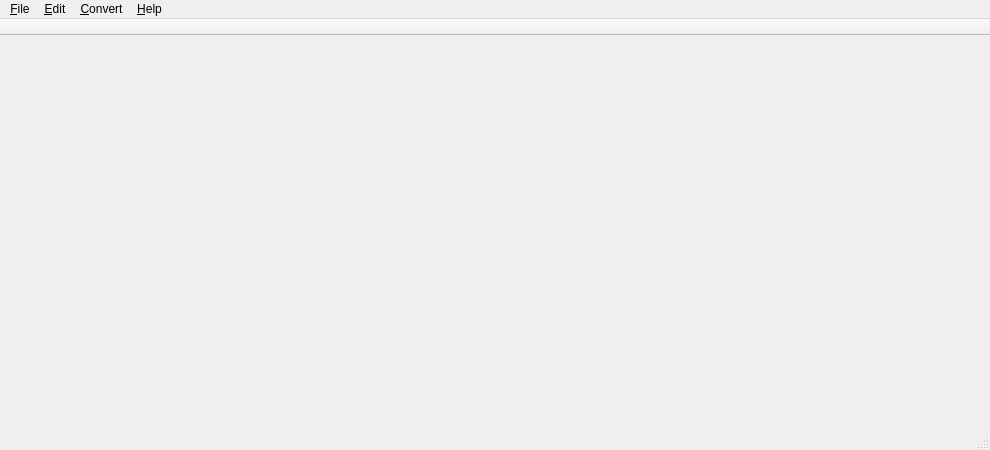
<?xml version="1.0" encoding="UTF-8"?>
<ui version="4.0">
 <class>MainWindow</class>
 <widget class="QMainWindow" name="MainWindow">
  <property name="windowModality">
   <enum>Qt::ApplicationModal</enum>
  </property>
  <property name="geometry">
   <rect>
    <x>0</x>
    <y>0</y>
    <width>990</width>
    <height>450</height>
   </rect>
  </property>
  <property name="minimumSize">
   <size>
    <width>450</width>
    <height>250</height>
   </size>
  </property>
  <property name="windowTitle">
   <string>MystiQ Media Converter</string>
  </property>
  <property name="windowIcon">
   <iconset resource="../images.qrc">
    <normaloff>:/app/icons/mystiq.svg</normaloff>:/app/icons/mystiq.svg</iconset>
  </property>
  <property name="autoFillBackground">
   <bool>true</bool>
  </property>
  <property name="styleSheet">
   <string notr="true"/>
  </property>
  <property name="iconSize">
   <size>
    <width>22</width>
    <height>22</height>
   </size>
  </property>
  <property name="toolButtonStyle">
   <enum>Qt::ToolButtonTextUnderIcon</enum>
  </property>
  <property name="animated">
   <bool>false</bool>
  </property>
  <property name="documentMode">
   <bool>false</bool>
  </property>
  <property name="dockNestingEnabled">
   <bool>false</bool>
  </property>
  <widget class="QWidget" name="centralWidget">
   <layout class="QGridLayout" name="gridLayout_3">
    <property name="leftMargin">
     <number>1</number>
    </property>
    <property name="topMargin">
     <number>1</number>
    </property>
    <property name="rightMargin">
     <number>1</number>
    </property>
    <property name="bottomMargin">
     <number>0</number>
    </property>
    <property name="spacing">
     <number>0</number>
    </property>
    <item row="0" column="0" colspan="2">
     <layout class="QVBoxLayout" name="layoutListPlaceholder">
      <property name="spacing">
       <number>0</number>
      </property>
      <property name="sizeConstraint">
       <enum>QLayout::SetMaximumSize</enum>
      </property>
      <property name="leftMargin">
       <number>0</number>
      </property>
      <property name="topMargin">
       <number>0</number>
      </property>
      <property name="rightMargin">
       <number>0</number>
      </property>
      <property name="bottomMargin">
       <number>0</number>
      </property>
     </layout>
    </item>
   </layout>
  </widget>
  <widget class="QMenuBar" name="menuBar">
   <property name="geometry">
    <rect>
     <x>0</x>
     <y>0</y>
     <width>990</width>
     <height>29</height>
    </rect>
   </property>
   <property name="nativeMenuBar">
    <bool>true</bool>
   </property>
   <widget class="QMenu" name="menuFile">
    <property name="title">
     <string>&amp;File</string>
    </property>
    <addaction name="actionAddFiles"/>
    <addaction name="actionOptions"/>
    <addaction name="separator"/>
    <addaction name="actionExit"/>
   </widget>
   <widget class="QMenu" name="menuConvert">
    <property name="title">
     <string>&amp;Convert</string>
    </property>
    <addaction name="actionStartConversion"/>
    <addaction name="actionStopConversion"/>
    <addaction name="actionRetry"/>
    <addaction name="actionRetryAll"/>
    <addaction name="separator"/>
    <addaction name="actionPoweroff"/>
   </widget>
   <widget class="QMenu" name="menuAbout">
    <property name="title">
     <string>&amp;Help</string>
    </property>
    <addaction name="actionHelpMystiQDialog"/>
    <addaction name="separator"/>
    <addaction name="actionReport"/>
    <addaction name="actionCheckUpdate"/>
    <addaction name="separator"/>
    <addaction name="actionAbout"/>
    <addaction name="actionAboutFFmpeg"/>
    <addaction name="actionAboutQt"/>
    <addaction name="separator"/>
    <addaction name="actionDonate"/>
   </widget>
   <widget class="QMenu" name="menuEdit">
    <property name="title">
     <string>&amp;Edit</string>
    </property>
    <addaction name="actionRemoveSelectedItems"/>
    <addaction name="actionRemoveCompletedItems"/>
    <addaction name="actionClearList"/>
    <addaction name="separator"/>
    <addaction name="actionOpenOutputFolder"/>
    <addaction name="actionSetParameters"/>
    <addaction name="actionChangeOutputFilename"/>
    <addaction name="actionChangeOutputDirectory"/>
    <addaction name="actionShowErrorMessage"/>
    <addaction name="actionCut"/>
   </widget>
   <addaction name="menuFile"/>
   <addaction name="menuEdit"/>
   <addaction name="menuConvert"/>
   <addaction name="menuAbout"/>
  </widget>
  <widget class="QStatusBar" name="statusBar"/>
  <widget class="QToolBar" name="toolBar">
   <property name="contextMenuPolicy">
    <enum>Qt::DefaultContextMenu</enum>
   </property>
   <property name="windowTitle">
    <string notr="true">MystiQ</string>
   </property>
   <property name="autoFillBackground">
    <bool>false</bool>
   </property>
   <property name="inputMethodHints">
    <set>Qt::ImhNone</set>
   </property>
   <property name="movable">
    <bool>false</bool>
   </property>
   <property name="allowedAreas">
    <set>Qt::AllToolBarAreas</set>
   </property>
   <property name="iconSize">
    <size>
     <width>25</width>
     <height>25</height>
    </size>
   </property>
   <property name="toolButtonStyle">
    <enum>Qt::ToolButtonTextUnderIcon</enum>
   </property>
   <property name="floatable">
    <bool>false</bool>
   </property>
   <attribute name="toolBarArea">
    <enum>TopToolBarArea</enum>
   </attribute>
   <attribute name="toolBarBreak">
    <bool>false</bool>
   </attribute>
  </widget>
  <action name="actionAddFiles">
   <property name="icon">
    <iconset resource="../images.qrc">
     <normaloff>:/actions/icons/add.svg</normaloff>:/actions/icons/add.svg</iconset>
   </property>
   <property name="text">
    <string>&amp;Add Files</string>
   </property>
   <property name="statusTip">
    <string>Add files for conversion.</string>
   </property>
   <property name="shortcut">
    <string>Ctrl+N</string>
   </property>
   <property name="autoRepeat">
    <bool>false</bool>
   </property>
   <property name="visible">
    <bool>true</bool>
   </property>
   <property name="shortcutVisibleInContextMenu">
    <bool>false</bool>
   </property>
  </action>
  <action name="actionExit">
   <property name="icon">
    <iconset resource="../images.qrc">
     <normaloff>:/actions/icons/exit.svg</normaloff>:/actions/icons/exit.svg</iconset>
   </property>
   <property name="text">
    <string>E&amp;xit</string>
   </property>
   <property name="statusTip">
    <string>Exit the program.</string>
   </property>
  </action>
  <action name="actionStartConversion">
   <property name="icon">
    <iconset resource="../images.qrc">
     <normaloff>:/actions/icons/convert.svg</normaloff>:/actions/icons/convert.svg</iconset>
   </property>
   <property name="text">
    <string>&amp;Convert</string>
   </property>
   <property name="statusTip">
    <string>Start conversion process.</string>
   </property>
   <property name="shortcut">
    <string>F5</string>
   </property>
  </action>
  <action name="actionStopConversion">
   <property name="icon">
    <iconset resource="../images.qrc">
     <normaloff>:/actions/icons/stop.svg</normaloff>:/actions/icons/stop.svg</iconset>
   </property>
   <property name="text">
    <string>S&amp;top</string>
   </property>
   <property name="statusTip">
    <string>Stop conversion process.</string>
   </property>
  </action>
  <action name="actionSetParameters">
   <property name="icon">
    <iconset resource="../images.qrc">
     <normaloff>:/actions/icons/settings.svg</normaloff>:/actions/icons/settings.svg</iconset>
   </property>
   <property name="text">
    <string>Set &amp;Parameters</string>
   </property>
   <property name="iconText">
    <string extracomment="Edit output file parameters.">Set Parameters</string>
   </property>
   <property name="statusTip">
    <string>Edit conversion parameters of selected files.</string>
   </property>
  </action>
  <action name="actionAboutQt">
   <property name="icon">
    <iconset resource="../images.qrc">
     <normaloff>:/actions/icons/qt.svg</normaloff>:/actions/icons/qt.svg</iconset>
   </property>
   <property name="text">
    <string>About &amp;Qt</string>
   </property>
   <property name="statusTip">
    <string>About Qt</string>
   </property>
  </action>
  <action name="actionOpenOutputFolder">
   <property name="icon">
    <iconset resource="../images.qrc">
     <normaloff>:/actions/icons/open_folder.svg</normaloff>:/actions/icons/open_folder.svg</iconset>
   </property>
   <property name="text">
    <string>&amp;Open Output Folder</string>
   </property>
   <property name="statusTip">
    <string>Open output folder of the selected file.</string>
   </property>
  </action>
  <action name="actionAboutFFmpeg">
   <property name="icon">
    <iconset resource="../images.qrc">
     <normaloff>:/actions/icons/FFmpeg_icon.svg</normaloff>:/actions/icons/FFmpeg_icon.svg</iconset>
   </property>
   <property name="text">
    <string>About &amp;FFmpeg</string>
   </property>
   <property name="statusTip">
    <string>About FFmpeg</string>
   </property>
  </action>
  <action name="actionRemoveSelectedItems">
   <property name="icon">
    <iconset resource="../images.qrc">
     <normaloff>:/actions/icons/remove.svg</normaloff>:/actions/icons/remove.svg</iconset>
   </property>
   <property name="text">
    <string extracomment="remove selected (tasks, items)">&amp;Remove Selected</string>
   </property>
   <property name="statusTip">
    <string>Remove all selected items in the list.</string>
   </property>
  </action>
  <action name="actionRemoveCompletedItems">
   <property name="icon">
    <iconset resource="../images.qrc">
     <normaloff>:/actions/icons/remove_completed.svg</normaloff>:/actions/icons/remove_completed.svg</iconset>
   </property>
   <property name="text">
    <string extracomment="remove completed (task, items)">R&amp;emove Completed</string>
   </property>
   <property name="toolTip">
    <string>Remove Completed Items</string>
   </property>
   <property name="statusTip">
    <string>Remove all completed items in the list.</string>
   </property>
  </action>
  <action name="actionClearList">
   <property name="icon">
    <iconset resource="../images.qrc">
     <normaloff>:/actions/icons/clear.svg</normaloff>:/actions/icons/clear.svg</iconset>
   </property>
   <property name="text">
    <string>Clear &amp;List</string>
   </property>
   <property name="toolTip">
    <string>Clear List</string>
   </property>
   <property name="statusTip">
    <string>Remove all items in the list.</string>
   </property>
  </action>
  <action name="actionRetry">
   <property name="icon">
    <iconset resource="../images.qrc">
     <normaloff>:/actions/icons/retry.svg</normaloff>:/actions/icons/retry.svg</iconset>
   </property>
   <property name="text">
    <string>&amp;Retry</string>
   </property>
   <property name="toolTip">
    <string>Retry</string>
   </property>
   <property name="statusTip">
    <string>Retry selected tasks.</string>
   </property>
  </action>
  <action name="actionRetryAll">
   <property name="icon">
    <iconset resource="../images.qrc">
     <normaloff>:/actions/icons/retry_all.svg</normaloff>:/actions/icons/retry_all.svg</iconset>
   </property>
   <property name="text">
    <string>Retry &amp;All</string>
   </property>
   <property name="statusTip">
    <string>Retry all tasks.</string>
   </property>
   <property name="shortcut">
    <string/>
   </property>
  </action>
  <action name="actionOptions">
   <property name="icon">
    <iconset resource="../images.qrc">
     <normaloff>:/actions/icons/settings.svg</normaloff>:/actions/icons/settings.svg</iconset>
   </property>
   <property name="text">
    <string>&amp;Options</string>
   </property>
   <property name="statusTip">
    <string>Options</string>
   </property>
  </action>
  <action name="actionAbout">
   <property name="icon">
    <iconset resource="../images.qrc">
     <normaloff>:/actions/icons/about.svg</normaloff>:/actions/icons/about.svg</iconset>
   </property>
   <property name="text">
    <string>About MystiQ</string>
   </property>
   <property name="statusTip">
    <string>About This Program</string>
   </property>
  </action>
  <action name="actionChangeOutputFilename">
   <property name="icon">
    <iconset resource="../images.qrc">
     <normaloff>:/actions/icons/edit_file_name.svg</normaloff>:/actions/icons/edit_file_name.svg</iconset>
   </property>
   <property name="text">
    <string>Change Output &amp;Filename</string>
   </property>
   <property name="statusTip">
    <string>Change the output filename of the selected item.</string>
   </property>
  </action>
  <action name="actionChangeOutputDirectory">
   <property name="icon">
    <iconset resource="../images.qrc">
     <normaloff>:/actions/icons/edit_folder_name.svg</normaloff>:/actions/icons/edit_folder_name.svg</iconset>
   </property>
   <property name="text">
    <string>Change Output &amp;Directory</string>
   </property>
   <property name="statusTip">
    <string>Change the output directory of the selected items.</string>
   </property>
  </action>
  <action name="actionPoweroff">
   <property name="icon">
    <iconset resource="../images.qrc">
     <normaloff>:/actions/icons/system_poweroff.svg</normaloff>:/actions/icons/system_poweroff.svg</iconset>
   </property>
   <property name="text">
    <string>Poweroff</string>
   </property>
   <property name="shortcut">
    <string/>
   </property>
  </action>
  <action name="actionShowErrorMessage">
   <property name="icon">
    <iconset resource="../images.qrc">
     <normaloff>:/actions/icons/error.svg</normaloff>:/actions/icons/error.svg</iconset>
   </property>
   <property name="text">
    <string>Show Error &amp;Message</string>
   </property>
  </action>
  <action name="actionCheckUpdate">
   <property name="icon">
    <iconset resource="../images.qrc">
     <normaloff>:/actions/icons/check_update.svg</normaloff>:/actions/icons/check_update.svg</iconset>
   </property>
   <property name="text">
    <string>Check For &amp;Updates</string>
   </property>
  </action>
  <action name="actionCut">
   <property name="icon">
    <iconset resource="../images.qrc">
     <normaloff>:/actions/icons/cut.svg</normaloff>:/actions/icons/cut.svg</iconset>
   </property>
   <property name="text">
    <string extracomment="Cut video file (select a time range to conert)">Cut</string>
   </property>
  </action>
  <action name="actionHelpMystiQDialog">
   <property name="icon">
    <iconset resource="../images.qrc">
     <normaloff>:/actions/icons/user-manual.svg</normaloff>:/actions/icons/user-manual.svg</iconset>
   </property>
   <property name="text">
    <string>User Manual</string>
   </property>
   <property name="iconText">
    <string>User Manual</string>
   </property>
   <property name="toolTip">
    <string>User Manual</string>
   </property>
   <property name="statusTip">
    <string>User Manual</string>
   </property>
   <property name="shortcut">
    <string>F1</string>
   </property>
   <property name="iconVisibleInMenu">
    <bool>true</bool>
   </property>
  </action>
  <action name="actionReport">
   <property name="icon">
    <iconset resource="../images.qrc">
     <normaloff>:/actions/icons/error.svg</normaloff>:/actions/icons/error.svg</iconset>
   </property>
   <property name="text">
    <string>&amp;Report Error</string>
   </property>
   <property name="toolTip">
    <string>Report Error</string>
   </property>
   <property name="statusTip">
    <string>Report Error</string>
   </property>
   <property name="shortcut">
    <string>Ctrl+E</string>
   </property>
  </action>
  <action name="actionDonate">
   <property name="icon">
    <iconset resource="../images.qrc">
     <normaloff>:/actions/icons/donate.svg</normaloff>:/actions/icons/donate.svg</iconset>
   </property>
   <property name="text">
    <string>Donate</string>
   </property>
  </action>
 </widget>
 <layoutdefault spacing="6" margin="11"/>
 <resources>
  <include location="../images.qrc"/>
 </resources>
 <connections/>
</ui>
